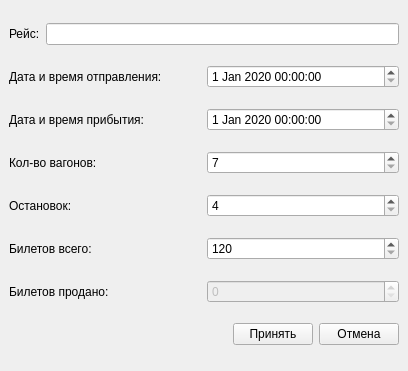
<?xml version="1.0" encoding="UTF-8"?>
<ui version="4.0">
 <class>TripAddForm</class>
 <widget class="QMainWindow" name="TripAddForm">
  <property name="geometry">
   <rect>
    <x>0</x>
    <y>0</y>
    <width>408</width>
    <height>371</height>
   </rect>
  </property>
  <property name="windowTitle">
   <string>Новый рейс</string>
  </property>
  <widget class="QWidget" name="centralwidget">
   <layout class="QVBoxLayout" name="verticalLayout">
    <item>
     <layout class="QHBoxLayout" name="horizontalLayout">
      <item>
       <widget class="QLabel" name="label">
        <property name="text">
         <string>Рейс:</string>
        </property>
       </widget>
      </item>
      <item>
       <widget class="QLineEdit" name="trip_name"/>
      </item>
     </layout>
    </item>
    <item>
     <layout class="QHBoxLayout" name="horizontalLayout_2">
      <item>
       <widget class="QLabel" name="label_2">
        <property name="text">
         <string>Дата и время отправления:</string>
        </property>
       </widget>
      </item>
      <item>
       <widget class="QDateTimeEdit" name="date_from">
        <property name="dateTime">
         <datetime>
          <hour>0</hour>
          <minute>0</minute>
          <second>0</second>
          <year>2020</year>
          <month>1</month>
          <day>1</day>
         </datetime>
        </property>
       </widget>
      </item>
     </layout>
    </item>
    <item>
     <layout class="QHBoxLayout" name="horizontalLayout_3">
      <item>
       <widget class="QLabel" name="label_3">
        <property name="text">
         <string>Дата и время прибытия:</string>
        </property>
       </widget>
      </item>
      <item>
       <widget class="QDateTimeEdit" name="date_to">
        <property name="dateTime">
         <datetime>
          <hour>0</hour>
          <minute>0</minute>
          <second>0</second>
          <year>2020</year>
          <month>1</month>
          <day>1</day>
         </datetime>
        </property>
       </widget>
      </item>
     </layout>
    </item>
    <item>
     <layout class="QHBoxLayout" name="horizontalLayout_4">
      <item>
       <widget class="QLabel" name="label_4">
        <property name="text">
         <string>Кол-во вагонов:</string>
        </property>
       </widget>
      </item>
      <item>
       <widget class="QSpinBox" name="count_wagons">
        <property name="minimum">
         <number>7</number>
        </property>
        <property name="maximum">
         <number>30</number>
        </property>
       </widget>
      </item>
     </layout>
    </item>
    <item>
     <layout class="QHBoxLayout" name="horizontalLayout_5">
      <item>
       <widget class="QLabel" name="label_5">
        <property name="text">
         <string>Остановок:</string>
        </property>
       </widget>
      </item>
      <item>
       <widget class="QSpinBox" name="count_stop">
        <property name="minimum">
         <number>4</number>
        </property>
        <property name="maximum">
         <number>20</number>
        </property>
       </widget>
      </item>
     </layout>
    </item>
    <item>
     <layout class="QHBoxLayout" name="horizontalLayout_6">
      <item>
       <widget class="QLabel" name="label_6">
        <property name="text">
         <string>Билетов всего:</string>
        </property>
       </widget>
      </item>
      <item>
       <widget class="QSpinBox" name="count_tickets">
        <property name="minimum">
         <number>120</number>
        </property>
        <property name="maximum">
         <number>1620</number>
        </property>
       </widget>
      </item>
     </layout>
    </item>
    <item>
     <layout class="QHBoxLayout" name="horizontalLayout_8">
      <item>
       <widget class="QLabel" name="label_7">
        <property name="text">
         <string>Билетов продано: </string>
        </property>
       </widget>
      </item>
      <item>
       <widget class="QSpinBox" name="count_tickets_sale">
        <property name="enabled">
         <bool>false</bool>
        </property>
       </widget>
      </item>
     </layout>
    </item>
    <item>
     <layout class="QHBoxLayout" name="horizontalLayout_7">
      <item>
       <spacer name="horizontalSpacer">
        <property name="orientation">
         <enum>Qt::Horizontal</enum>
        </property>
        <property name="sizeHint" stdset="0">
         <size>
          <width>40</width>
          <height>20</height>
         </size>
        </property>
       </spacer>
      </item>
      <item>
       <widget class="QPushButton" name="btn_accept">
        <property name="text">
         <string>Принять</string>
        </property>
       </widget>
      </item>
      <item>
       <widget class="QPushButton" name="btn_cancle">
        <property name="text">
         <string>Отмена</string>
        </property>
       </widget>
      </item>
     </layout>
    </item>
   </layout>
  </widget>
 </widget>
 <resources/>
 <connections/>
</ui>
